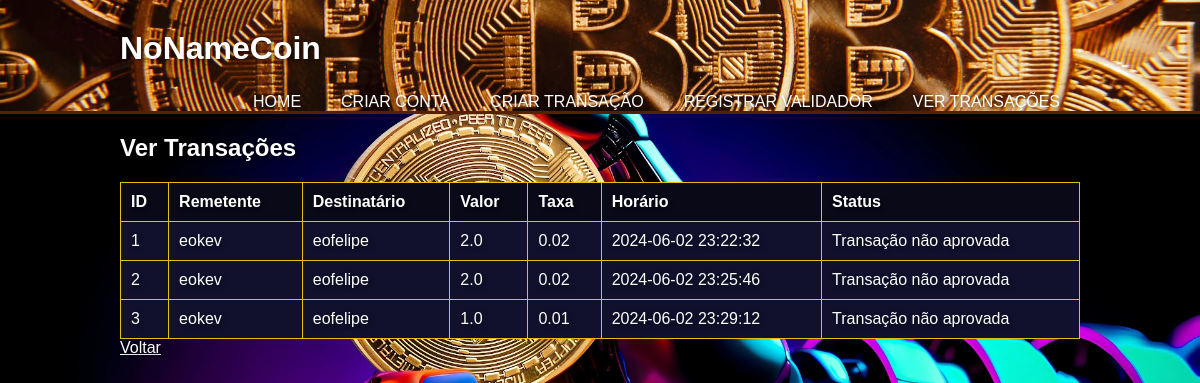
Before: /view_transactions with the older database file.
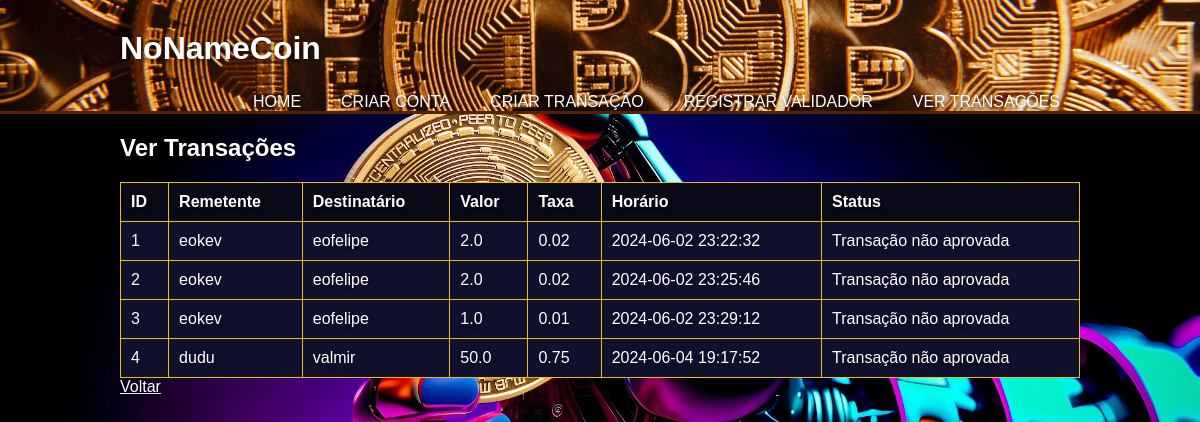
After: the same page with the newer database file.
### tables this page shows
CREATE TABLE transactions (
                      transaction_id INTEGER PRIMARY KEY AUTOINCREMENT,
                      sender TEXT NOT NULL,
                      receiver TEXT NOT NULL,
                      amount REAL NOT NULL,
                      fee REAL NOT NULL,
                      timestamp REAL NOT NULL,
                      validation_status INTEGER DEFAULT 0,
                      validator_id TEXT);

### app.py (the view)
@app.route('/view_transactions')
def view_transactions():
    try:
        conn = sqlite3.connect(db_name)
        cursor = conn.cursor()
        cursor.execute("SELECT * FROM transactions")
        transactions = cursor.fetchall()
        formatted_transactions = []
        for transaction in transactions:
            transaction_id, sender, receiver, amount, fee, timestamp, validation_status, validator_id = transaction
            formatted_timestamp = timestamp_to_string(timestamp)  # Chama a função de filtro para formatar o timestamp
            formatted_transactions.append(
                (transaction_id, sender, receiver, amount, fee, formatted_timestamp, validation_status, validator_id))
        conn.close()
        return render_template('view_transactions.html', transactions=formatted_transactions)
    except Exception as e:
        return jsonify({"status": "error", "message": str(e)}), 500

### app.py (called while the page is built)
@app.template_filter('timestamp_to_string')
def timestamp_to_string(timestamp):
    if not timestamp:
        return ""  # Retorna vazio se timestamp for None ou vazio
    try:
        timestamp_float = float(timestamp)
        data_hora = datetime.fromtimestamp(timestamp_float).strftime('%Y-%m-%d %H:%M:%S')
        return data_hora
    except ValueError:
        return f"{timestamp}"
    except Exception as e:
        return f"Error: {str(e)}"

### templates/view_transactions.html (shortened to what this page needs)
<!DOCTYPE html>
<html lang="en">
<head>
    <link rel="stylesheet" type="text/css" href="{{ url_for('static', filename='style.css') }}">
</head>
<body>
    <header>
        <div class="container">
            <div id="branding">
                <h1>NoNameCoin</h1>
            </div>
            <nav>
                <ul>
                    <li><a href="/">Home</a></li>
                    <li><a href="/create_account">Criar Conta</a></li>
                    <li><a href="/create_trans">Criar Transação</a></li>
                    <li><a href="/register_validator">Registrar Validador</a></li>
                    <li><a href="/view_transactions">Ver Transações</a></li>
                </ul>
            </nav>
        </div>
    </header>
    <div class="container">
        <h2>Ver Transações</h2>
        <table>
            <thead>
                <tr>
                    <th>ID</th>
                    <th>Remetente</th>
                    <th>Destinatário</th>
                    <th>Valor</th>
                    <th>Taxa</th>
                    <th>Horário</th>
                    <th>Status</th>
                </tr>
            </thead>
            <tbody>
                {% for transaction in transactions %}
                <tr>
                    <td>{{ transaction[0] }}</td>
                    <td>{{ transaction[1] }}</td>
                    <td>{{ transaction[2] }}</td>
                    <td>{{ transaction[3] }}</td>
                    <td>{{ transaction[4] }}</td>
                    <td>{{ transaction[5] | timestamp_to_string }}</td>
                    <td>{{ 'Transação concluída' if transaction[6] == 1 else 'Transação não aprovada' }}</td>
                </tr>
                {% endfor %}
            </tbody>
        </table>
        <a href="/">Voltar</a>
    </div>
</body>
</html>

Changed rows visible on the page:
added transactions: validation_status "Transação não aprovada"
